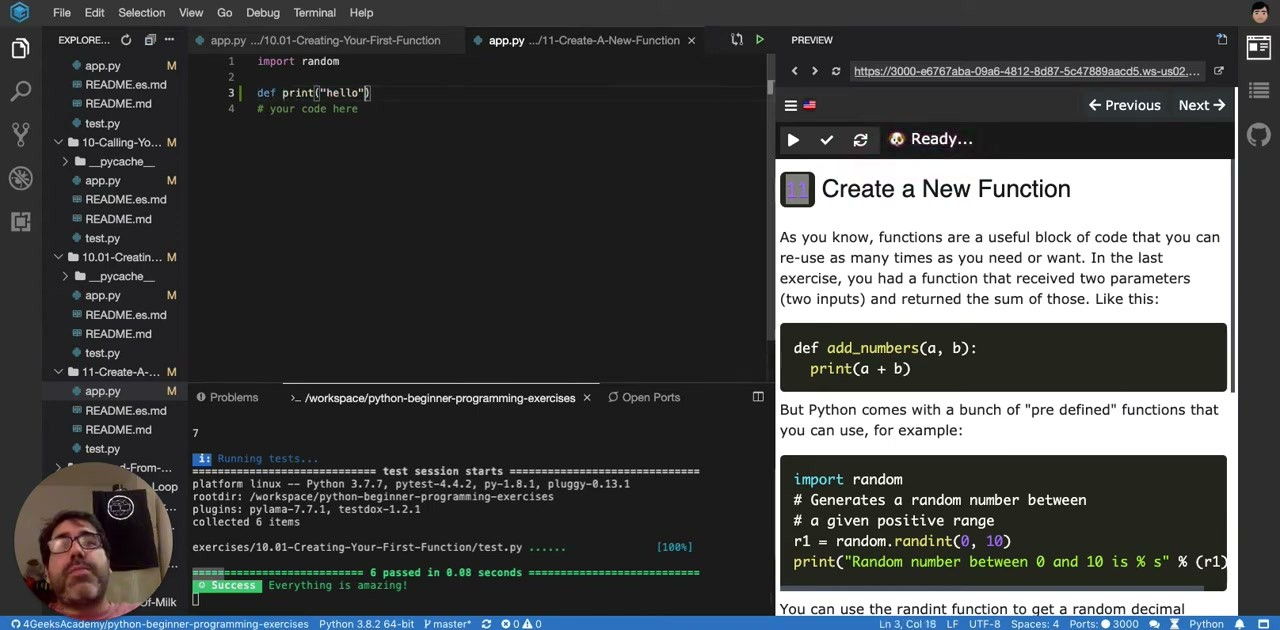
#> input picture samples/4geeks-function-tutorial/keyframe-home/artifacts/youtube-XazswkTqKJI-186e345191/p1-b5f51e1c21b2/crop-00000.jpg, 1280 x 630 px; its folder holds only this picture in this run
$ python -i vision.py   (imports and definitions only)
#> lines starting #> are read from the running program, lines starting #| are printed output that depends on the picture; after the words box and inside, x2 and y2 are one past the last pixel; in counts of white or black regions, pixels touching at a corner belong together
#> further down, picture is the input picture: PIL image 1280x630 RGB; mean R, G, B 70, 71.7, 71.9
"""Deterministic frame sampling, OCR, and visual-moment extraction.

This module deliberately contains no cache or MCP concerns.  Callers provide an
ingestion work directory, persist the returned dataclasses as appropriate, and
remove the work directory when an ingestion is complete.
"""

from __future__ import annotations

import ast
import io
import json
import math
import os
import re
import shlex
import statistics
import subprocess
import tempfile
from collections import defaultdict
from collections.abc import Callable, Mapping, Sequence
from concurrent.futures import Future, ThreadPoolExecutor, as_completed
from dataclasses import dataclass
from itertools import pairwise
from pathlib import Path
from typing import Literal, cast

import cv2
import imagehash
import numpy as np
from numpy.typing import NDArray
from PIL import Image, ImageOps

from video_context_mcp.constants import (
    FRAME_SAMPLE_FPS,
    GIF_PROBE_MAX_SAMPLES,
    GIF_PROBE_SAMPLE_FPS,
    MAX_ANALYSIS_FRAME_EDGE,
    MAX_IMAGE_BYTES,
    MAX_IMAGE_EDGE,
    MIN_STABLE_SECONDS,
    PHASH_DISTANCE_THRESHOLD,
    VISUAL_PROBE_CHAPTER_CANDIDATES,
    VISUAL_PROBE_MAX_EDGE,
    VISUAL_PROBE_MAX_MOMENTS,
    VISUAL_PROBE_UNIFORM_CANDIDATES,
)
from video_context_mcp.errors import ExtractionError

VisualKind = Literal["code", "terminal", "slide", "diagram", "other"]
Language = Literal["python", "json", "javascript", "typescript"]
ThresholdMethod = Literal["auto", "adaptive", "otsu"]
ProgressCallback = Callable[[str, float], None]

_FFPROBE_TIMEOUT_S = 15.0
_FRAME_SAMPLING_MIN_TIMEOUT_S = 60.0
_FRAME_SAMPLING_MAX_TIMEOUT_S = 1_800.0
_TESSERACT_TIMEOUT_S = 30.0
_PROBE_FRAME_TIMEOUT_S = 30.0
_DEFAULT_OCR_WORKERS = max(1, min(2, os.cpu_count() or 1))
_SHOWINFO_TIMESTAMP_RE = re.compile(
    r"\bn:\s*(?P<index>\d+)\s+pts:\s*\S+\s+pts_time:"
    r"(?P<timestamp>[+-]?(?:\d+(?:\.\d*)?|\.\d+)(?:[eE][+-]?\d+)?)\b"
)


@dataclass(frozen=True, slots=True)
class BoundingBox:
    """A pixel box in source-image coordinates."""

    left: int
    top: int
    width: int
    height: int

    @property
    def right(self) -> int:
        return self.left + self.width

    @property
    def bottom(self) -> int:
        return self.top + self.height


@dataclass(frozen=True, slots=True)
class SampledFrame:
    """A sampled video frame and its 64-bit perceptual hash."""

    timestamp_s: float
    path: Path
    phash: str


@dataclass(frozen=True, slots=True)
class StableRun:
    """Adjacent, perceptually similar frames stable for a time interval."""

    start_s: float
    end_s: float
    stable_seconds: float
    frames: tuple[SampledFrame, ...]
    representative: SampledFrame


@dataclass(frozen=True, slots=True)
class OCRLine:
    """One OCR line, with indentation separate from its unindented text."""

    text: str
    indent_spaces: int
    confidence: float
    box: BoundingBox


@dataclass(frozen=True, slots=True)
class OCRResult:
    """OCR text and line geometry expressed in source-image coordinates."""

    text: str
    lines: tuple[OCRLine, ...]
    confidence: float
    source_width: int
    source_height: int


@dataclass(frozen=True, slots=True)
class VisualMoment:
    """A stable representative frame plus its deterministic visual evidence."""

    timestamp_s: float
    start_s: float
    end_s: float
    stable_seconds: float
    frame_path: Path
    kind: VisualKind
    kind_confidence: float
    ocr: OCRResult
    language: Language | None
    parses: bool | None
    crop_box: BoundingBox


@dataclass(frozen=True, slots=True)
class EncodedImage:
    """A bounded JPEG suitable for an MCP image content block."""

    data: bytes
    mime_type: str
    width: int
    height: int


@dataclass(frozen=True, slots=True)
class VisualProbePlan:
    """Deterministic chapter-priority and uniform timestamps for sparse scouting."""

    chapter_timestamps_s: tuple[float, ...]
    uniform_timestamps_s: tuple[float, ...]

    @property
    def candidate_count(self) -> int:
        return len(self.chapter_timestamps_s) + len(self.uniform_timestamps_s)


@dataclass(frozen=True, slots=True)
class _OCRWord:
    text: str
    confidence: float
    box: BoundingBox


def _open_image(image: Image.Image | Path) -> Image.Image:
    if isinstance(image, Image.Image):
        return image.copy()
    try:
        with Image.open(image) as opened:
            return ImageOps.exif_transpose(opened).copy()
    except (OSError, ValueError) as exc:
        raise ExtractionError(f"Could not read image frame {image}: {exc}") from exc


# [274 lines left out: functions perceptual_hash, phash_distance, _probe_video_duration, _frame_sampling_timeout, _showinfo_timestamps, sample_frames and 2 more, not called in this run]


def _clamp_probe_timestamp(timestamp_s: float, duration_s: float) -> float:
    latest = max(0.0, duration_s - min(0.05, duration_s * 0.01))
    return min(latest, max(0.0, timestamp_s))


# [181 lines left out: functions _deduplicate_timestamps, sample_frames_at_timestamps, _first_showinfo_timestamp, _sample_interval, group_stable_runs, not called in this run]


def is_dark_screen(image: Image.Image | Path) -> bool:
    """Conservatively identify a dark screen from grayscale luminance."""

    gray = np.asarray(_open_image(image).convert("L"), dtype=np.uint8)
    return bool(np.median(gray) < 110 and np.mean(gray) < 125)


def preprocess_for_ocr(
    image: Image.Image | Path,
    *,
    threshold_method: ThresholdMethod = "auto",
) -> Image.Image:
    """Normalize a frame into a high-resolution black-on-white OCR image."""
#> called with threshold_method = 'auto'

    if threshold_method not in {"auto", "adaptive", "otsu"}:
        raise ValueError(f"Unsupported threshold method: {threshold_method}")
    loaded = _open_image(image).convert("L")
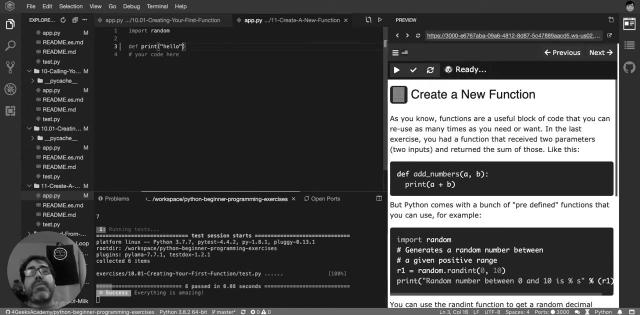
#> loaded: PIL image 1280x630 L (shown at 1/2 size); min 0, max 255, mean 71.2
    gray: NDArray[np.uint8] = np.asarray(loaded, dtype=np.uint8)
    if is_dark_screen(loaded):
        gray = cast(NDArray[np.uint8], cv2.bitwise_not(gray))
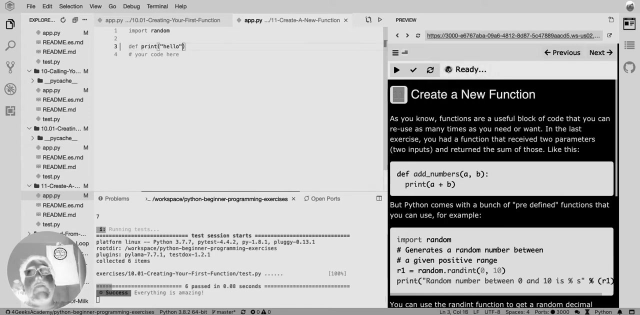
#> gray: shape (630, 1280) (shown at 1/2 size); min 0, max 255, mean 183.8

    upscaled = cast(
        NDArray[np.uint8],
        cv2.resize(
            gray,
            None,
            fx=2.0,
            fy=2.0,
            interpolation=cv2.INTER_CUBIC,
        ),
    )
    blurred = cast(NDArray[np.uint8], cv2.GaussianBlur(upscaled, (3, 3), 0))
    selected_method = threshold_method
    if selected_method == "auto":
        # Unevenly lit scenes benefit from a local threshold; screen captures
        # with a compact histogram preserve glyphs better under Otsu.
        selected_method = "adaptive" if float(np.std(blurred)) >= 55.0 else "otsu"
#> selected_method = 'adaptive'

    if selected_method == "adaptive":
        binary = cast(
            NDArray[np.uint8],
            cv2.adaptiveThreshold(
                blurred,
                255,
                cv2.ADAPTIVE_THRESH_GAUSSIAN_C,
                cv2.THRESH_BINARY,
                31,
                11,
            ),
        )
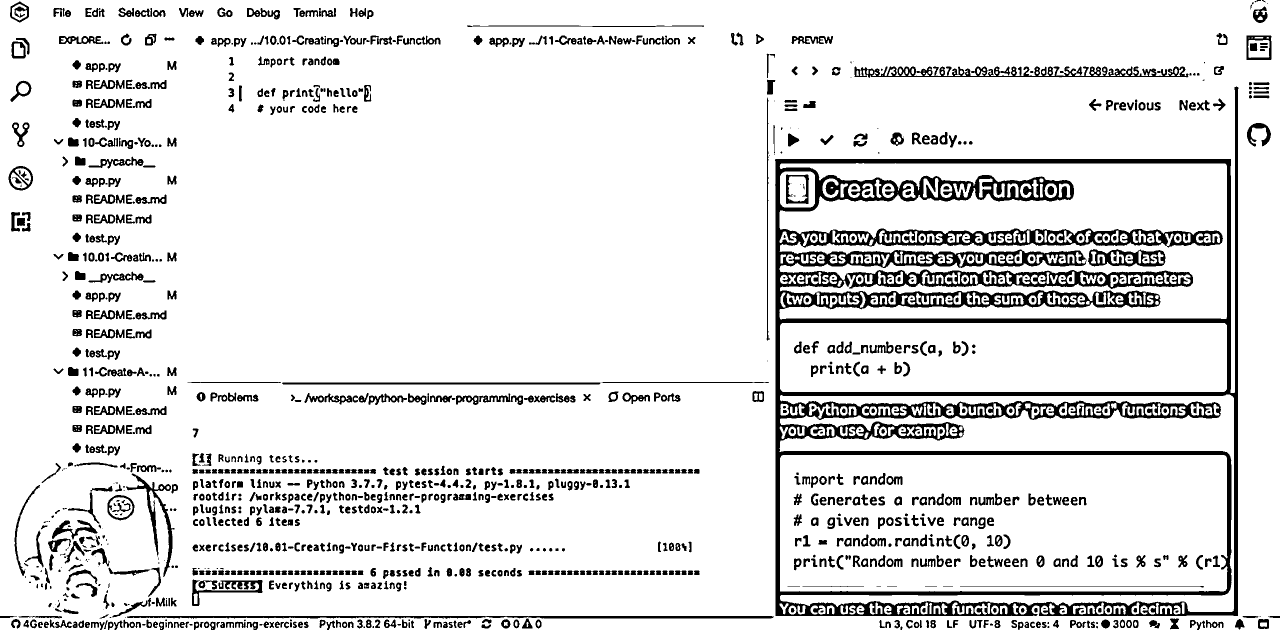
#> binary: shape (1260, 2560) (shown at 1/2 size); 89.1% white; 1378 black regions (168 under 20 px), largest, box (x1, y1, x2, y2) and area: (1550, 173, 2477, 1232) 163235, (1709, 133, 2377, 156) 6992, (254, 1232, 1548, 1238) 5452
    else:
        _, thresholded = cv2.threshold(blurred, 0, 255, cv2.THRESH_BINARY + cv2.THRESH_OTSU)
        binary = cast(NDArray[np.uint8], thresholded)
    return Image.fromarray(binary, mode="L")


# [34 lines left out: functions _integer_at, _string_at, _required_column, _join_words, not called in this run]


def _run_tesseract_tsv(
    image: Image.Image,
    *,
    tesseract_binary: str,
    tesseract_config: str,
    timeout_s: float,
) -> bytes:
    """Run Tesseract directly so all untrusted native output stays byte-oriented."""

    try:
        config_args = shlex.split(tesseract_config, posix=os.name != "nt")
    except ValueError as exc:
        raise ExtractionError(f"Invalid Tesseract configuration: {exc}") from exc
    encoded = io.BytesIO()
    try:
        image.save(encoded, format="PNG", optimize=False)
    except (OSError, ValueError) as exc:
        raise ExtractionError(f"Could not prepare a frame for Tesseract OCR: {exc}") from exc
    command = [tesseract_binary, "stdin", "stdout", *config_args, "tsv"]
    try:
#> (the run stopped early here; a loop or call above may not have finished)

$ run again, on samples/4geeks-function-tutorial/keyframe-home/artifacts/youtube-XazswkTqKJI-186e345191/p1-b5f51e1c21b2/crop-00001.jpg
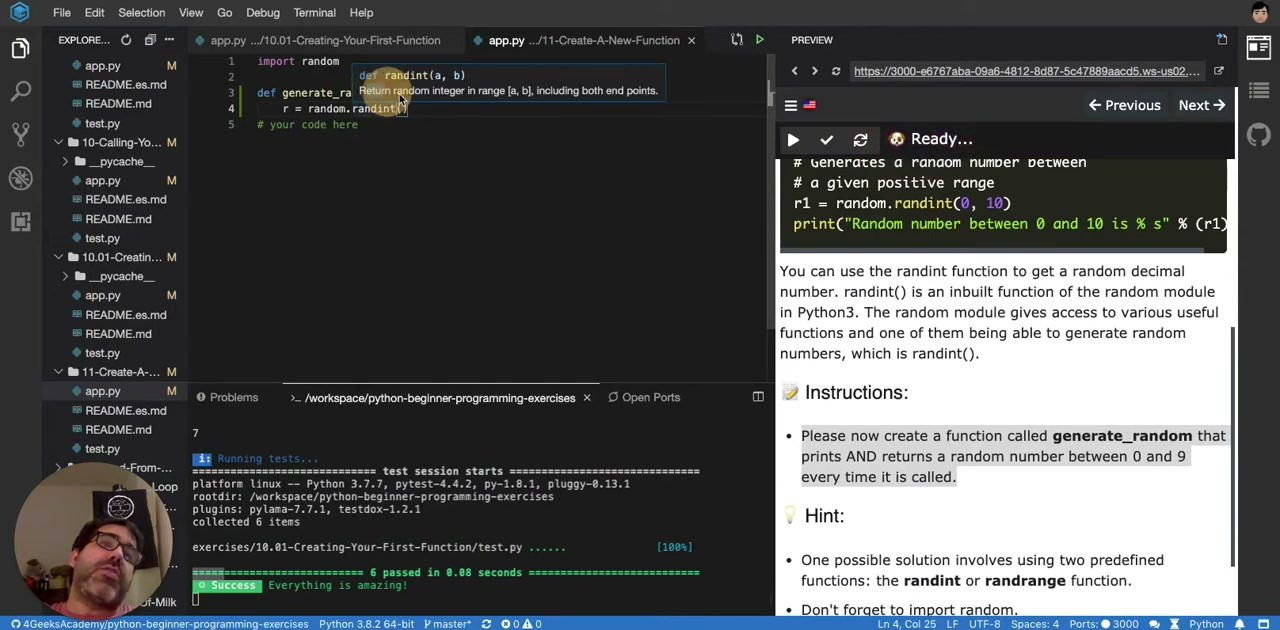
#> input picture samples/4geeks-function-tutorial/keyframe-home/artifacts/youtube-XazswkTqKJI-186e345191/p1-b5f51e1c21b2/crop-00001.jpg, 1280 x 630 px
#> picture is the input picture: PIL image 1280x630 RGB; mean R, G, B 82.4, 84, 84.6
#> in preprocess_for_ocr, `gray = cast(NDArray[np.uint8], cv2.bitwise_not(gray))`:
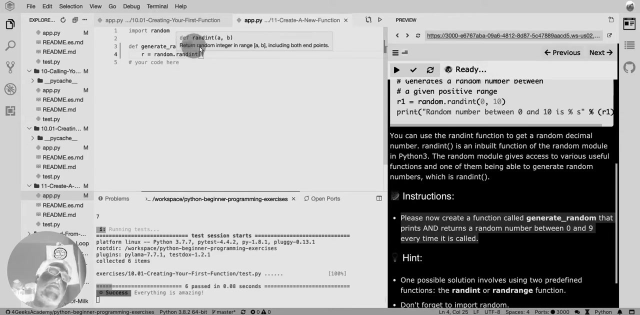
#> gray: shape (630, 1280) (shown at 1/2 size); min 0, max 255, mean 171.4
#> selected_method = 'adaptive'
#> in preprocess_for_ocr, `binary = cast( NDArray[np.uint8], cv2.adaptiveThreshold( blurred, 255,..`:
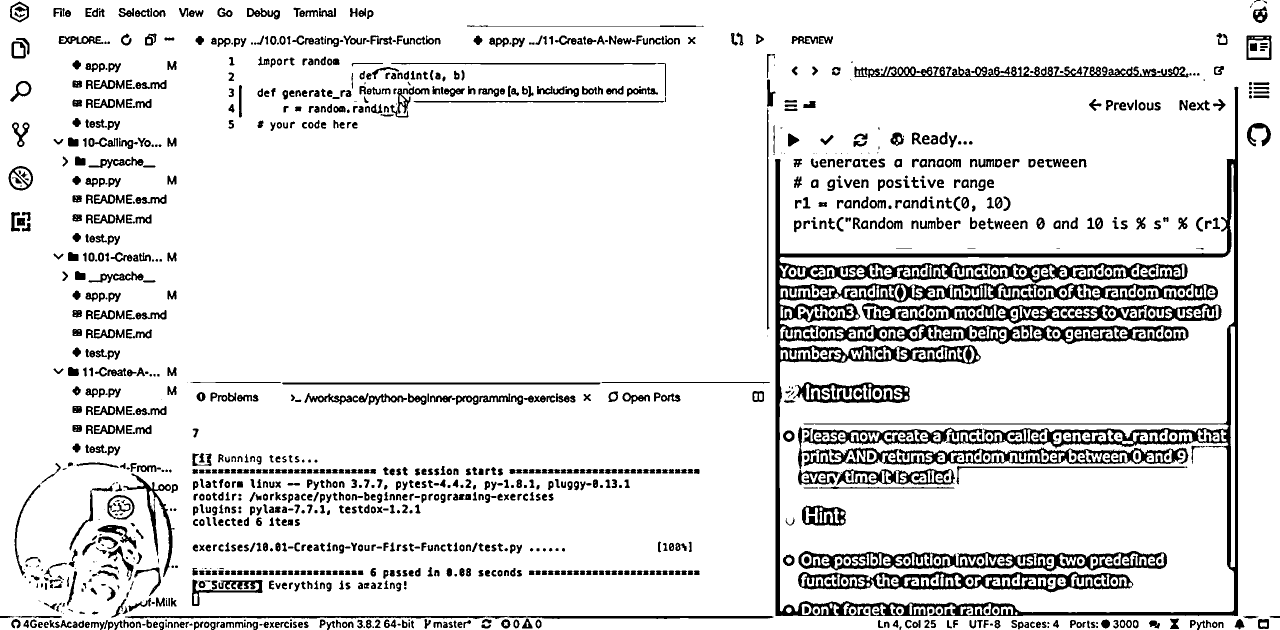
#> binary: shape (1260, 2560) (shown at 1/2 size); 88.8% white; 1472 black regions (191 under 20 px), largest, box (x1, y1, x2, y2) and area: (1550, 173, 2477, 1232) 107970, (1597, 1102, 2334, 1143) 12783, (1724, 606, 2443, 648) 12678

$ run again, on samples/4geeks-function-tutorial/keyframe-home/artifacts/youtube-XazswkTqKJI-186e345191/p1-b5f51e1c21b2/crop-00002.jpg
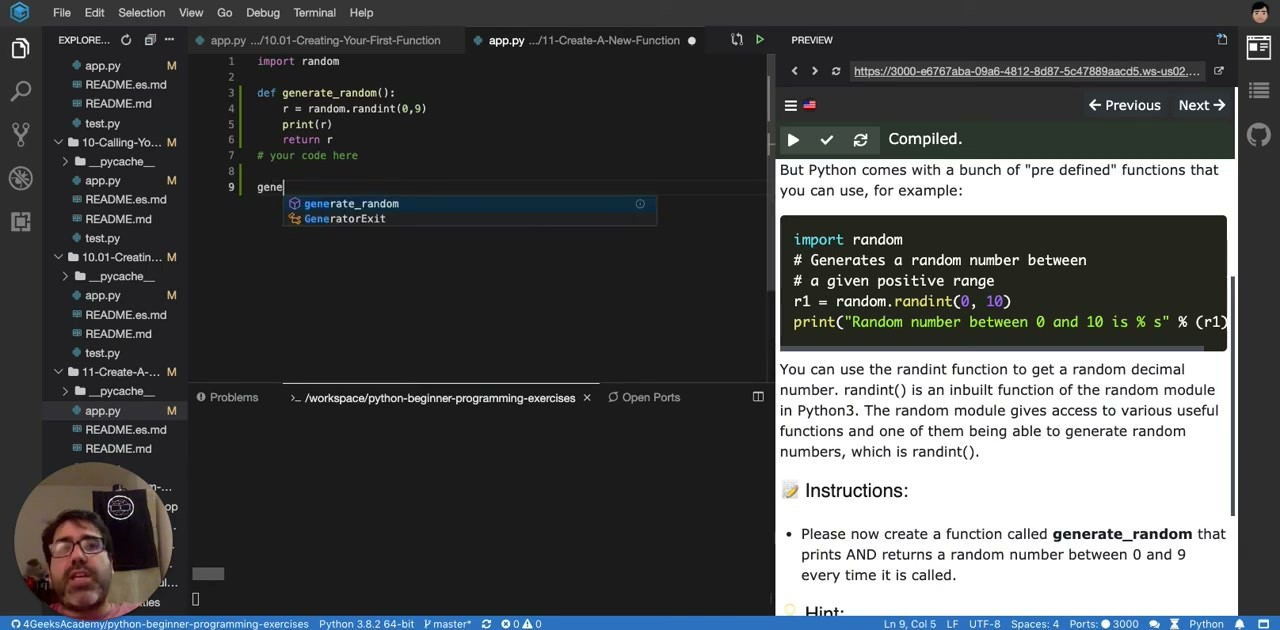
#> input picture samples/4geeks-function-tutorial/keyframe-home/artifacts/youtube-XazswkTqKJI-186e345191/p1-b5f51e1c21b2/crop-00002.jpg, 1280 x 630 px
#> picture is the input picture: PIL image 1280x630 RGB; mean R, G, B 77.3, 78.9, 79.6
#> in preprocess_for_ocr, `gray = cast(NDArray[np.uint8], cv2.bitwise_not(gray))`:
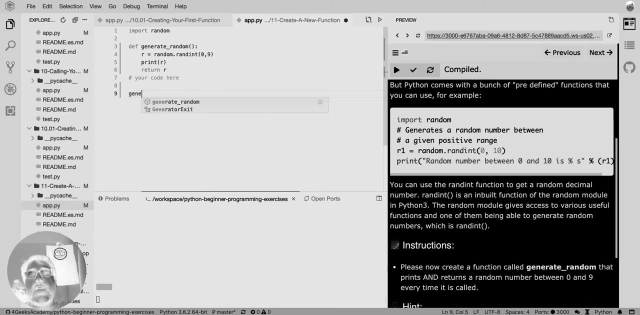
#> gray: shape (630, 1280) (shown at 1/2 size); min 0, max 255, mean 176.5
#> selected_method = 'adaptive'
#> in preprocess_for_ocr, `binary = cast( NDArray[np.uint8], cv2.adaptiveThreshold( blurred, 255,..`:
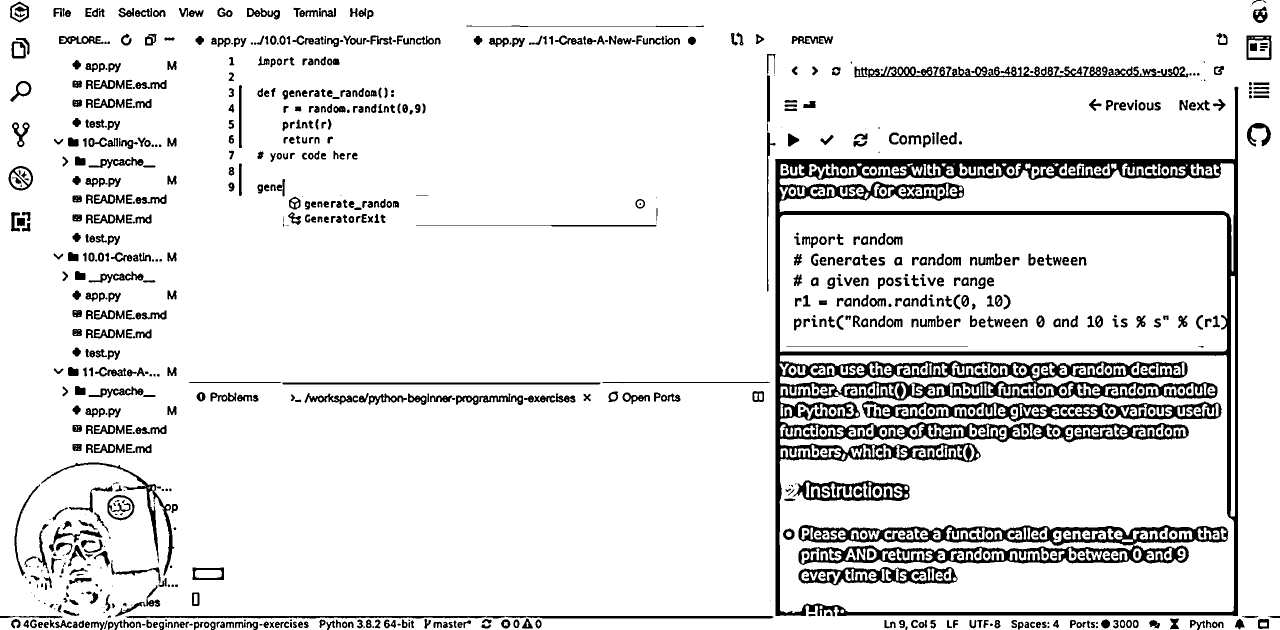
#> binary: shape (1260, 2560) (shown at 1/2 size); 89.8% white; 1011 black regions (162 under 20 px), largest, box (x1, y1, x2, y2) and area: (1550, 173, 2477, 1233) 125573, (1597, 1050, 2457, 1130) 29364, (1724, 802, 2444, 844) 12704
